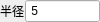
<?xml version="1.0" encoding="UTF-8"?>
<ui version="4.0">
 <class>QG_LeadArcRadiusOptions</class>
 <widget class="QWidget" name="QG_LeadArcRadiusOptions">
  <property name="geometry">
   <rect>
    <x>0</x>
    <y>0</y>
    <width>100</width>
    <height>22</height>
   </rect>
  </property>
  <property name="sizePolicy">
   <sizepolicy hsizetype="Maximum" vsizetype="Preferred">
    <horstretch>0</horstretch>
    <verstretch>0</verstretch>
   </sizepolicy>
  </property>
  <property name="maximumSize">
   <size>
    <width>200</width>
    <height>16777215</height>
   </size>
  </property>
  <property name="windowTitle">
   <string>Form</string>
  </property>
  <layout class="QGridLayout" name="gridLayout">
   <property name="margin">
    <number>0</number>
   </property>
   <property name="spacing">
    <number>0</number>
   </property>
   <item row="0" column="0">
    <layout class="QHBoxLayout" name="horizontalLayout">
     <property name="spacing">
      <number>0</number>
     </property>
     <item>
      <widget class="QLabel" name="label">
       <property name="text">
        <string>半径</string>
       </property>
      </widget>
     </item>
     <item>
      <widget class="QLineEdit" name="lineEdit_radius">
       <property name="text">
        <string> 5</string>
       </property>
      </widget>
     </item>
    </layout>
   </item>
  </layout>
 </widget>
 <resources/>
 <connections/>
</ui>
